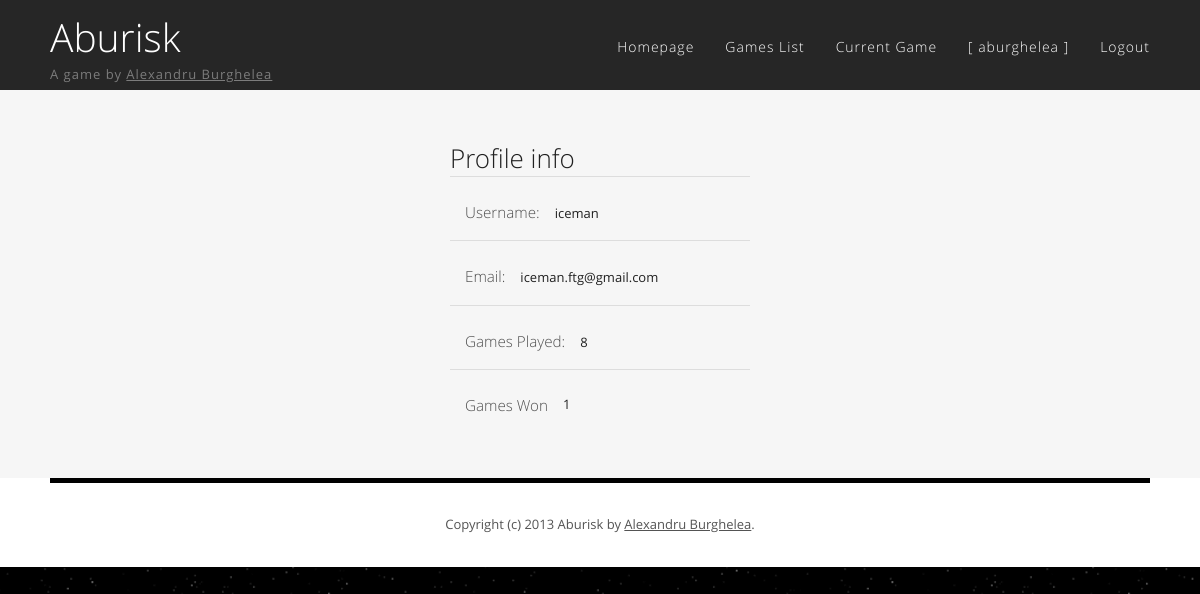
Page /profile.php?id=1 (signed in) on the earlier database version.
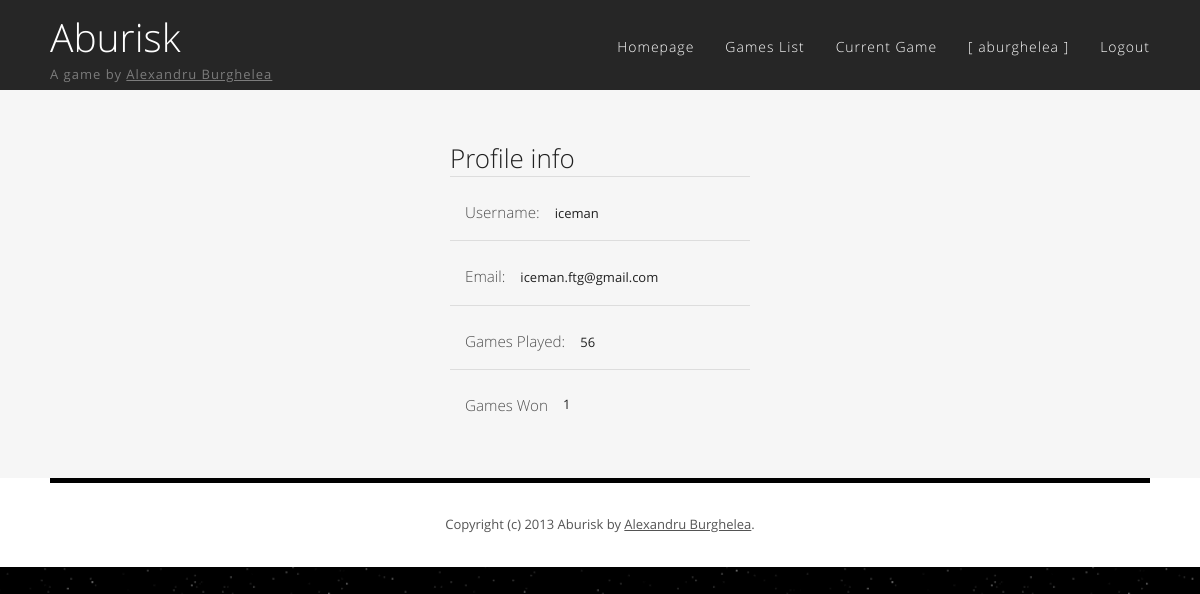
Same page on the later database version.
### tables this page shows
CREATE TABLE IF NOT EXISTS `users` (
  `id` int(11) NOT NULL AUTO_INCREMENT,
  `username` varchar(20) NOT NULL,
  `email` varchar(45) NOT NULL,
  `password` varchar(45) NOT NULL,
  `played_games` int(11) NOT NULL DEFAULT '0',
  `won_games` int(11) NOT NULL DEFAULT '0',
  PRIMARY KEY (`id`)
);

### profile.php (called while the page is built)
<?php require_once "views/profile_interface.php" ?>

### session/AuthManager.php (called while the page is built, shortened)
<?php
class AuthManager
{
    private static $userDao = NULL;
    private static function userDao()
    {
        if (!isset(self::$userDao))
            self::$userDao = new User();
        return self::$userDao;
    }
    public static function getLoggedInUserId()
    {
        $isSet = isset($_SESSION['user_id']);
        return $isSet ? $_SESSION['user_id'] : false;
    }
    public static function getLoggedInUserName()
    {
        return self::userDao()->getRowsByField('id', $_SESSION['user_id'])[0]->username;
    }
}
?>

### dao/database/Database.php (called while the page is built, shortened)
<?php
class Database implements IDatabase
{
    private static $instance = NULL;
    public static function connect()
    {
        if (!isset(self::$instance)) {
            self::$instance = new mysqli(HOST, USER, PASSWORD, DATABASE, PORT);
        }
        return self::$instance;
    }
}
?>

### dao/generic/MySqliIHelper.php (called while the page is built, shortened)
<?php
class MySqliIHelper
{
    protected $db;
    function __construct($db)
    {
        $this->db = $db;
    }
    protected function prepare_and_execute($query, $format = array(), $value = array(), $needs_preparation = 'false')
    {
        $stmt = $this->db->prepare($query);
        if ($needs_preparation == 'true') {
            if (!is_array($value))
                $value = array($value);
            if (!is_array($format))
                $format = array($format);
            $params = array_merge($format, $value);
            call_user_func_array(array($stmt, 'bind_param'), $this->ref_values($params));
        }
        $stmt->execute();
        $stmt->store_result();
        return $stmt;
    }
    protected function bind_table_header($stmt)
    {
        $row = array();
        $parameters = array();
        $meta = $stmt->result_metadata();
        while ($field = $meta->fetch_field()) {
            $parameters[] = & $row[$field->name];
        }
        call_user_func_array(array($stmt, 'bind_result'), $parameters);
        return $row;
    }
    protected function bind_results($stmt, $row)
    {
        $results = null;
        while ($stmt->fetch()) {
            $line = array();
            foreach ($row as $key => $val)
                $line[$key] = $val;
            $results[] = $line;
        }
        return $results;
    }
    protected function build_where_clause($arr)
    {
        return $arr . self::C_LIKE;
    }
    protected function build_aditional_params($orderby = '', $direction = '', $limit = '', $show = '')
    {
        return array($orderby, $limit);
    }
    protected function ref_values(&$arr)
    {
        if (strnatcmp(phpversion(), '5.3') >= 0) {
            $refs = array();
            foreach (array_keys($arr) as $key) {
                $refs[$key] = & $arr[$key];
            }
            return $refs;
        }
        return $arr;
    }
}

### dao/generic/GenericDao.php (called while the page is built, shortened)
<?php
require_once dirname(__FILE__) . '/Scaffold.php';
abstract class GenericDao implements IScaffold
{
    protected static $TABLE_NAME;
    private $scaffold;
    function __construct()
    {
        $this->scaffold = new Scaffold(self::$TABLE_NAME);
    }
    public function getRowsByField($field, $value, $orderby = '', $direction = 'ASC', $limit = '', $show = '')
    {
        $rows = $this->scaffold->getRowsByField($field, $value, $orderby, $direction, $limit, $show);
        return empty($rows) ? null : $this->mapRowsToObject($rows);
    }
    private function mapRowsToObject($rows)
    {
        $rtn = array();
        foreach ($rows as $object_row) {
            $object=new $classname();
            foreach ($object_row as $prop => $value) {
                $object->{$prop} = $value;
            }
            $rtn[] = $object;
        }
        return $rtn;
    }
}

### dao/generic/Scaffold.php (called while the page is built, shortened)
<?php
require_once dirname(__FILE__) . "/../database/Database.php";
require_once dirname(__FILE__) . "/../generic/MySqliIHelper.php";
class Scaffold extends MySqliIHelper implements IScaffold
{
    private $table;
    public function __construct($table)
    {
        $this->table = mysqli_real_escape_string($this->db, $table);
    }
    public function getRowsbyField($field, $value, $orderby = '', $direction = 'ASC', $limit = '', $show = '')
    {
        $format = "s";
        $where_clause = $this->build_where_clause($field);
        return $this->get_rows_from_db($value, $format, $where_clause, $orderby, $direction, $limit, $show);
    }
    protected function get_rows_from_db($value, $format, $where_clause, $orderby, $direction, $limit, $show)
    {
        list($orderby, $limit) = $this->build_aditional_params($orderby, $direction, $limit, $show);
        $query = sprintf(Scaffold::GET_ROWS_SQL, $this->table, $where_clause, $orderby, $limit);
        return $this->run_get($query, $format, $value, 'true');
    }
    private function run_get($query, $format, $value, $prepare = 'false')
    {
        $stmt = $this->prepare_and_execute($query, $format, $value, $prepare);
        $row = $this->bind_table_header($stmt);
        return $this->bind_results($stmt, $row);
    }
}
?>

### views/profile_interface.php (the view, shortened to what this page needs)
<!DOCTYPE HTML>
<html>
<?php require_once "head.php" ?>
<?php
if (isset($_GET['id']))
    $id = $_GET['id'];
else
    $id = AuthManager::getLoggedInUserId();
$user = new User();
$user = $user->getRowsByField('id', $id)[0];
?>
<body>
<div id="wrapper">
    <?php require_once "header.php" ?>
    <div id="page">
        <div id="content-center" style="width: 300px">
            <div id="profile">
                <h1>Profile info</h1>
                <ul class="style2">
                    <li class="">
                        <h3>
                            <a href="javascript:void(0);">
                                Username:
                            </a>
                        </h3>
                        <p>
                            <?php echo $user->username ?>
                        </p>
                    </li>
                    <li>
                        <h3>
                            <a href="javascript:void(0);">
                                Email:
                            </a>
                        </h3>
                        <p>
                            <?php echo $user->email ?>
                        </p>
                    </li>
                    <li>
                        <h3>
                            <a href="javascript:void(0);">
                                Games Played:
                            </a>
                        </h3>
                        <p>
                            <?php echo $user->played_games ?>
                        </p>
                    </li>
                    <li style="clear:both">
                        <h3>
                            <a href="javascript:void(0);">
                                Games Won
                            </a>
                        </h3>
                        <?php echo $user->won_games ?>
                    </li>
                </ul>
            </div>
        </div>
    </div>
</div>
</body>
</html>

### views/head.php (shortened to what this page needs)
<?php require_once dirname(__FILE__) . "/../session/AuthManager.php" ?>
<head>
    <link href="resources/css/default.css" rel="stylesheet" type="text/css" media="all"/>
    <link href="resources/css/map.css" rel="stylesheet" type="text/css" media="all"/>
</head>

### views/header.php
<div id="header">
    <div id="logo">
        <h1><a href="#">Aburisk</a></h1>
        <p>A game by <a href="http://about.me/alexandru.burghelea" target="_blank">Alexandru Burghelea</a></p>
    </div>
    <div id="menu">
        <ul>
            <li><a href="/aburisk" accesskey="h" title="">Homepage</a></li>
            <li><a href="/aburisk/games_list.php" accesskey="g" title="">Games List</a></li>
            <li><a href="/aburisk/game.php" accesskey="g" title="">Current Game</a></li>
            <li><?php require_once dirname(__FILE__)."/user_info.php"?></li>
        </ul>
    </div>
</div>

### views/user_info.php (shortened to what this page needs)
<?php
if (!AuthManager::getLoggedInUserId()) {
    loginLink();
} else {
    profileLink();
}
function profileLink()
{
    $username = AuthManager::getLoggedInUserName();
    ?>
    <a href="/aburisk/profile.php" accesskey="p">[ <?php echo $username ?> ]</a>
    </li>
    <li>
    <a href="/aburisk/scripts/logout.php" accesskey="l">Logout</a>
<?php
}
    ?>

### resources/css/default.css (style rules this page uses)
html, body { height: 100%; }
body { margin: 0; padding: 0; background: #22222D url(../images/background.png) repeat content-box; font-family: 'Open Sans', sans-serif; font-size: 13px; color: #545454; }
h1, h2, h3 { margin: 0; padding: 0; font-weight: 300; }
p, ol, ul { margin-top: 0; margin-bottom: 0; }
p { line-height: 180%; }
a { color: #141414; }
#wrapper { overflow: hidden; width: 1200px; margin: 0 auto; background: #FFFFFF; box-shadow: 0 0 10px 5px rgba(0, 0, 0, .2); }
#header { overflow: hidden; height: 90px; background: #262626 repeat; }
#logo { float: left; width: 350px; padding: 5px 0 0 50px; }
#logo h1 { padding: 5px 10px 0 0; }
#logo h1 a { text-decoration: none; font-size: 1.5em; font-weight: 300; color: #FFFFFF; }
#logo p { display: block; padding: 0 0 0 0; letter-spacing: 1px; font-size: 1em; color: #7C7C7C; }
#logo p a { color: #7C7C7C; }
#menu { float: right; width: 700px; padding: 30px 50px 0 0; }
#menu ul { float: right; margin: 0; padding: 0 0 0 0; list-style: none; line-height: normal; }
#menu li { float: left; }
#menu a { display: block; margin-left: 1px; padding: 7px 0 7px 30px; letter-spacing: 1px; text-decoration: none; text-align: center; font-size: 14px; font-weight: 300; color: #FFFFFF; }
#page { overflow: hidden; width: 1100px; padding: 50px 50px; background: #F6F6F6; color: #202020; }
#content-center { width: 750px; margin: 0 auto; position: relative; overflow: hidden; }
#footer { overflow: hidden; margin: 0 50px; padding: 30px 0; border-top: 5px solid #000000; }
#footer p { text-align: center; }
#footer a { color: #545454; }
ul.style2 { margin: 0; padding: 0; list-style: none; }
ul.style2 li { padding: 25px 0 15px 0; border-top: 1px solid #DDDDDD; }
#profile ul.style2 h3 { padding: 0 15px 10px 15px; float: left; }
ul.style2 h3 { padding: 0 0 10px 0; float: none; }
ul.style2 h3 a { color: #4F4F4F; }
ul.style2 a { text-decoration: none; color: #919191; }

Differences in the rows shown:
changed users "iceman": played_games "8" → "56"
